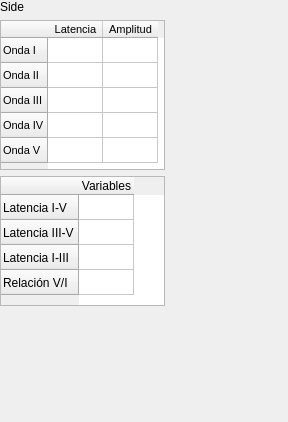
<?xml version="1.0" encoding="UTF-8"?>
<ui version="4.0">
 <class>TableData</class>
 <widget class="QWidget" name="TableData">
  <property name="geometry">
   <rect>
    <x>0</x>
    <y>0</y>
    <width>288</width>
    <height>422</height>
   </rect>
  </property>
  <property name="windowTitle">
   <string>Form</string>
  </property>
  <layout class="QVBoxLayout" name="verticalLayout">
   <property name="leftMargin">
    <number>0</number>
   </property>
   <property name="topMargin">
    <number>0</number>
   </property>
   <property name="rightMargin">
    <number>0</number>
   </property>
   <property name="bottomMargin">
    <number>0</number>
   </property>
   <item>
    <widget class="QLabel" name="label">
     <property name="text">
      <string>Side</string>
     </property>
    </widget>
   </item>
   <item>
    <widget class="QTableWidget" name="tw_latamp">
     <property name="minimumSize">
      <size>
       <width>165</width>
       <height>0</height>
      </size>
     </property>
     <property name="maximumSize">
      <size>
       <width>165</width>
       <height>150</height>
      </size>
     </property>
     <property name="font">
      <font>
       <pointsize>8</pointsize>
      </font>
     </property>
     <property name="autoScroll">
      <bool>false</bool>
     </property>
     <property name="editTriggers">
      <set>QAbstractItemView::NoEditTriggers</set>
     </property>
     <attribute name="horizontalHeaderMinimumSectionSize">
      <number>55</number>
     </attribute>
     <attribute name="horizontalHeaderDefaultSectionSize">
      <number>55</number>
     </attribute>
     <attribute name="verticalHeaderMinimumSectionSize">
      <number>25</number>
     </attribute>
     <attribute name="verticalHeaderDefaultSectionSize">
      <number>25</number>
     </attribute>
     <row>
      <property name="text">
       <string>Onda I</string>
      </property>
     </row>
     <row>
      <property name="text">
       <string>Onda II</string>
      </property>
     </row>
     <row>
      <property name="text">
       <string>Onda III</string>
      </property>
     </row>
     <row>
      <property name="text">
       <string>Onda IV</string>
      </property>
     </row>
     <row>
      <property name="text">
       <string>Onda V</string>
      </property>
     </row>
     <column>
      <property name="text">
       <string>Latencia</string>
      </property>
     </column>
     <column>
      <property name="text">
       <string>Amplitud</string>
      </property>
     </column>
    </widget>
   </item>
   <item>
    <widget class="QTableWidget" name="tw_inter">
     <property name="maximumSize">
      <size>
       <width>165</width>
       <height>130</height>
      </size>
     </property>
     <property name="editTriggers">
      <set>QAbstractItemView::NoEditTriggers</set>
     </property>
     <property name="gridStyle">
      <enum>Qt::SolidLine</enum>
     </property>
     <attribute name="horizontalHeaderMinimumSectionSize">
      <number>55</number>
     </attribute>
     <attribute name="horizontalHeaderDefaultSectionSize">
      <number>55</number>
     </attribute>
     <attribute name="verticalHeaderMinimumSectionSize">
      <number>25</number>
     </attribute>
     <attribute name="verticalHeaderDefaultSectionSize">
      <number>25</number>
     </attribute>
     <row>
      <property name="text">
       <string>Latencia I-V</string>
      </property>
     </row>
     <row>
      <property name="text">
       <string>Latencia III-V</string>
      </property>
     </row>
     <row>
      <property name="text">
       <string>Latencia I-III</string>
      </property>
     </row>
     <row>
      <property name="text">
       <string>Relación V/I</string>
      </property>
     </row>
     <column>
      <property name="text">
       <string>Variables</string>
      </property>
     </column>
    </widget>
   </item>
   <item>
    <spacer name="verticalSpacer">
     <property name="orientation">
      <enum>Qt::Vertical</enum>
     </property>
     <property name="sizeHint" stdset="0">
      <size>
       <width>20</width>
       <height>40</height>
      </size>
     </property>
    </spacer>
   </item>
  </layout>
 </widget>
 <resources/>
 <connections/>
</ui>
